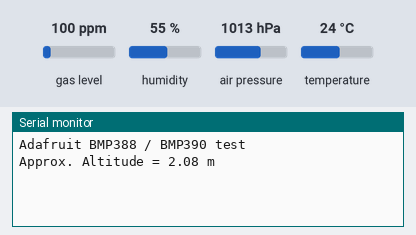
A sketch run on a simulated Arduino Uno, built with avr-gcc and run on an emulated ATmega328P. Parts: the last lines printed to the serial monitor. Inputs (shaded band) come from the test bench; at power-on: air pressure 1013 hPa, gas level 100 ppm, humidity 55 %, temperature 24 °C.

Above: at 1.2 s.
1.3 s: air pressure set to 952 hPa
At 5.6 s:
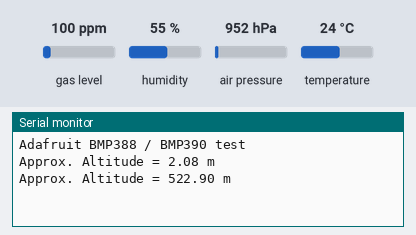
5.7 s: air pressure set to 975 hPa
At 11.5 s:
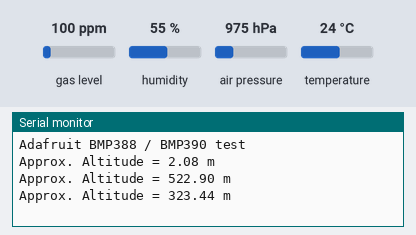
Timing chart, 0 to 13.0 s (numbered marks = the images above; inputs shaded):
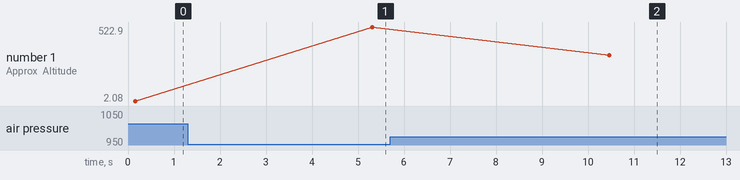

The sketch:

test_altimetre.ino
```cpp
#include <Wire.h>
#include <SPI.h>
#include <Adafruit_Sensor.h>
#include "Adafruit_BMP3XX.h"

#define BMP_SCK 13
#define BMP_MISO 12
#define BMP_MOSI 11
#define BMP_CS 10

#define SEALEVELPRESSURE_HPA (1013.25)

Adafruit_BMP3XX bmp;

void setup() {
  Serial.begin(115200);
  while (!Serial);
  Serial.println("Adafruit BMP388 / BMP390 test");

  //if (!bmp.begin_I2C()) {   // hardware I2C mode, can pass in address & alt Wire
  if (! bmp.begin_SPI(BMP_CS)) {  // hardware SPI mode
  if (! bmp.begin_SPI(BMP_CS, BMP_SCK, BMP_MISO, BMP_MOSI)) {  // software SPI mode
    Serial.println("Could not find a valid BMP3 sensor, check wiring!");
    while (1);
  }

  // Set up oversampling and filter initialization
  /*bmp.setTemperatureOversampling(BMP3_OVERSAMPLING_8X);
  bmp.setPressureOversampling(BMP3_OVERSAMPLING_4X);
  bmp.setIIRFilterCoeff(BMP3_IIR_FILTER_COEFF_3);
  bmp.setOutputDataRate(BMP3_ODR_50_HZ);*/
}
}

void loop() {
  if (! bmp.performReading()) {
    Serial.println("Failed to perform reading :(");
    return;
  }
  /*Serial.print("Temperature = ");
  Serial.print(bmp.temperature);
  Serial.println(" *C");

  Serial.print("Pressure = ");
  Serial.print(bmp.pressure / 100.0);
  Serial.println(" hPa");*/

  Serial.print("Approx. Altitude = ");
  Serial.print(bmp.readAltitude(SEALEVELPRESSURE_HPA));
  Serial.println(" m");

  Serial.println();
  delay(5000);
}
```

Measured:
- after the input at 1.3 s, the serial monitor: prints a new line after 4.0 s (image 1)
- after the input at 5.7 s, the serial monitor: prints a new line after 4.8 s (image 2)
- plotted number 1: 2.08 → 522.9 after the input at 1.3 s, 522.9 → 323.44 after the input at 5.7 s
